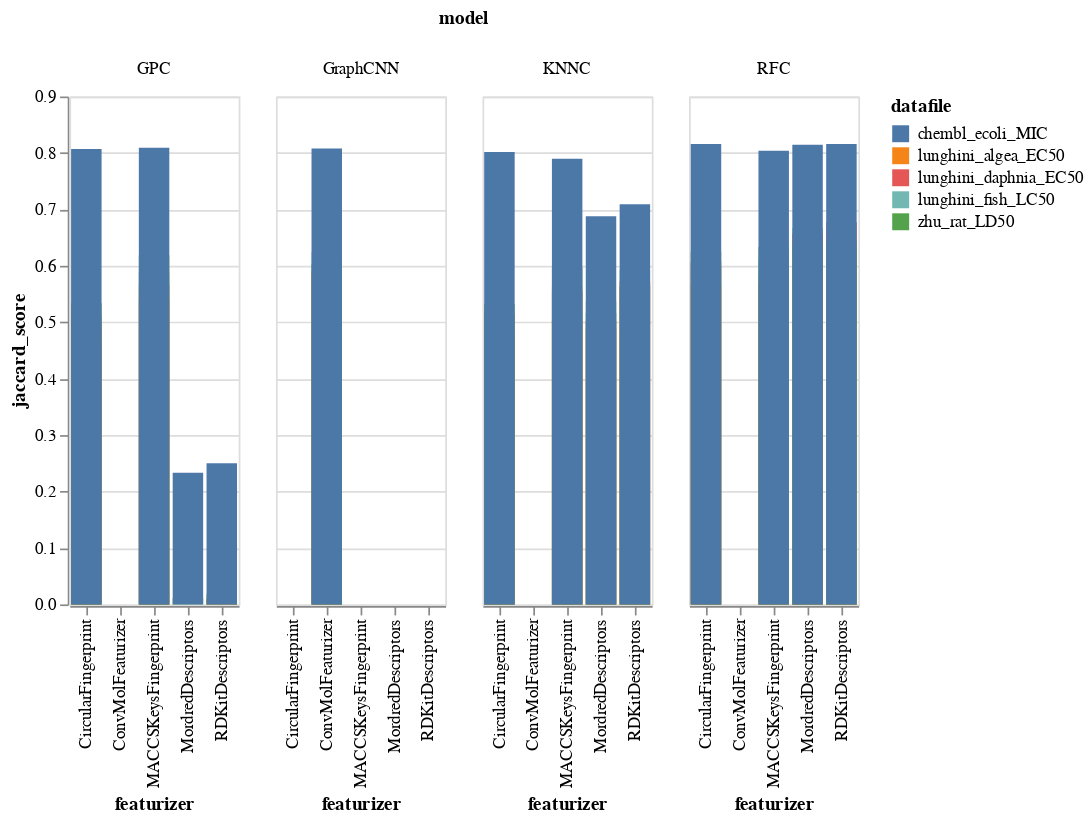

Notebook code cell kept with this figure:
### Code cell
# Jaccard Score
source = all_graph_results

selection = alt.selection_multi(fields=['datafile'], bind='legend')

alt.Chart(source).mark_bar().encode(
    alt.X('featurizer:N'),
    alt.Y('jaccard_score:Q', stack=None), 
    alt.Color('datafile:N'),
    alt.Column('model:N'),
    opacity=alt.condition(selection, alt.value(1), alt.value(0.1))
).add_selection(
    selection
)

### Figure 1 — Vega-Lite specification as saved in the notebook (floating-point values rounded to 4 significant figures)
{"config": {"view": {"continuousWidth": 400, "continuousHeight": 300}}, "data": {"name": "data-8d5da69a10067864321f95fdf2121cf9"}, "mark": "bar", "encoding": {"color": {"type": "nominal", "field": "datafile"}, "column": {"type": "nominal", "field": "model"}, "opacity": {"condition": {"value": 1, "selection": "selector014"}, "value": 0.1}, "x": {"type": "nominal", "field": "featurizer"}, "y": {"type": "quantitative", "field": "jaccard_score", "stack": null}}, "selection": {"selector014": {"type": "multi", "fields": ["datafile"], "bind": "legend"}}, "$schema": "https://vega.github.io/schema/vega-lite/v4.8.1.json", "datasets": {"data-8d5da69a10067864321f95fdf2121cf9": [{"Unnamed: 0": 0, "datafile": "lunghini_fish_LC50", "model": "RFC", "featurizer": "MordredDescriptors", "recall_score": 0.81, "jaccard_score": 0.6663}, {"Unnamed: 0": 1, "datafile": "lunghini_fish_LC50", "model": "RFC", "featurizer": "CircularFingerprint", "recall_score": 0.744, "jaccard_score": 0.6004}, {"Unnamed: 0": 2, "datafile": "lunghini_fish_LC50", "model": "RFC", "featurizer": "RDKitDescriptors", "recall_score": 0.8064, "jaccard_score": 0.6765}, {"Unnamed: 0": 3, "datafile": "lunghini_fish_LC50", "model": "RFC", "featurizer": "MACCSKeysFingerprint", "recall_score": 0.7598, "jaccard_score": 0.6107}, {"Unnamed: 0": 4, "datafile": "lunghini_fish_LC50", "model": "GPC", "featurizer": "MordredDescriptors", "recall_score": 0.0, "jaccard_score": 0.0}, {"Unnamed: 0": 5, "datafile": "lunghini_fish_LC50", "model": "GPC", "featurizer": "CircularFingerprint", "recall_score": 0.5762, "jaccard_score": 0.469}, {"Unnamed: 0": 6, "datafile": "lunghini_fish_LC50", "model": "GPC", "featurizer": "RDKitDescriptors", "recall_score": 0.00807, "jaccard_score": 0.008061}, {"Unnamed: 0": 7, "datafile": "lunghini_fish_LC50", "model": "GPC", "featurizer": "MACCSKeysFingerprint", "recall_score": 0.7279, "jaccard_score": 0.5876}, {"Unnamed: 0": 8, "datafile": "lunghini_fish_LC50", "model": "KNNC", "featurizer": "MordredDescriptors", "recall_score": 0.7049, "jaccard_score": 0.5377}, {"Unnamed: 0": 9, "datafile": "lunghini_fish_LC50", "model": "KNNC", "featurizer": "CircularFingerprint", "recall_score": 0.5958, "jaccard_score": 0.4792}, {"Unnamed: 0": 10, "datafile": "lunghini_fish_LC50", "model": "KNNC", "featurizer": "RDKitDescriptors", "recall_score": 0.759, "jaccard_score": 0.5929}, {"Unnamed: 0": 11, "datafile": "lunghini_fish_LC50", "model": "KNNC", "featurizer": "MACCSKeysFingerprint", "recall_score": 0.7044, "jaccard_score": 0.5632}, {"Unnamed: 0": 12, "datafile": "lunghini_daphnia_EC50", "model": "RFC", "featurizer": "MordredDescriptors", "recall_score": 0.7973, "jaccard_score": 0.6568}, {"Unnamed: 0": 13, "datafile": "lunghini_daphnia_EC50", "model": "RFC", "featurizer": "CircularFingerprint", "recall_score": 0.7547, "jaccard_score": 0.6075}, {"Unnamed: 0": 14, "datafile": "lunghini_daphnia_EC50", "model": "RFC", "featurizer": "RDKitDescriptors", "recall_score": 0.8035, "jaccard_score": 0.6772}, {"Unnamed: 0": 15, "datafile": "lunghini_daphnia_EC50", "model": "RFC", "featurizer": "MACCSKeysFingerprint", "recall_score": 0.7145, "jaccard_score": 0.5689}, {"Unnamed: 0": 16, "datafile": "lunghini_daphnia_EC50", "model": "GPC", "featurizer": "MordredDescriptors", "recall_score": 0.0, "jaccard_score": 0.0}, {"Unnamed: 0": 17, "datafile": "lunghini_daphnia_EC50", "model": "GPC", "featurizer": "CircularFingerprint", "recall_score": 0.6488, "jaccard_score": 0.5116}, {"Unnamed: 0": 18, "datafile": "lunghini_daphnia_EC50", "model": "GPC", "featurizer": "RDKitDescriptors", "recall_score": 0.01027, "jaccard_score": 0.01025}, {"Unnamed: 0": 19, "datafile": "lunghini_daphnia_EC50", "model": "GPC", "featurizer": "MACCSKeysFingerprint", "recall_score": 0.7181, "jaccard_score": 0.5666}, {"Unnamed: 0": 20, "datafile": "lunghini_daphnia_EC50", "model": "KNNC", "featurizer": "MordredDescriptors", "recall_score": 0.6618, "jaccard_score": 0.5025}, {"Unnamed: 0": 21, "datafile": "lunghini_daphnia_EC50", "model": "KNNC", "featurizer": "CircularFingerprint", "recall_score": 0.678, "jaccard_score": 0.5144}, {"Unnamed: 0": 22, "datafile": "lunghini_daphnia_EC50", "model": "KNNC", "featurizer": "RDKitDescriptors", "recall_score": 0.722, "jaccard_score": 0.5733}, {"Unnamed: 0": 23, "datafile": "lunghini_daphnia_EC50", "model": "KNNC", "featurizer": "MACCSKeysFingerprint", "recall_score": 0.7078, "jaccard_score": 0.5529}, {"Unnamed: 0": 24, "datafile": "lunghini_algea_EC50", "model": "RFC", "featurizer": "MordredDescriptors", "recall_score": 0.7769, "jaccard_score": 0.6292}, {"Unnamed: 0": 25, "datafile": "lunghini_algea_EC50", "model": "RFC", "featurizer": "CircularFingerprint", "recall_score": 0.7358, "jaccard_score": 0.5666}, {"Unnamed: 0": 26, "datafile": "lunghini_algea_EC50", "model": "RFC", "featurizer": "RDKitDescriptors", "recall_score": 0.783, "jaccard_score": 0.641}, {"Unnamed: 0": 27, "datafile": "lunghini_algea_EC50", "model": "RFC", "featurizer": "MACCSKeysFingerprint", "recall_score": 0.7261, "jaccard_score": 0.579}, {"Unnamed: 0": 28, "datafile": "lunghini_algea_EC50", "model": "GPC", "featurizer": "MordredDescriptors", "recall_score": 0.0, "jaccard_score": 0.0}, {"Unnamed: 0": 29, "datafile": "lunghini_algea_EC50", "model": "GPC", "featurizer": "CircularFingerprint", "recall_score": 0.6262, "jaccard_score": 0.4848}, {"Unnamed: 0": 30, "datafile": "lunghini_algea_EC50", "model": "GPC", "featurizer": "RDKitDescriptors", "recall_score": 0.009708, "jaccard_score": 0.009682}, {"Unnamed: 0": 31, "datafile": "lunghini_algea_EC50", "model": "GPC", "featurizer": "MACCSKeysFingerprint", "recall_score": 0.6977, "jaccard_score": 0.5404}, {"Unnamed: 0": 32, "datafile": "lunghini_algea_EC50", "model": "KNNC", "featurizer": "MordredDescriptors", "recall_score": 0.6617, "jaccard_score": 0.4891}, {"Unnamed: 0": 33, "datafile": "lunghini_algea_EC50", "model": "KNNC", "featurizer": "CircularFingerprint", "recall_score": 0.6136, "jaccard_score": 0.4747}, {"Unnamed: 0": 34, "datafile": "lunghini_algea_EC50", "model": "KNNC", "featurizer": "RDKitDescriptors", "recall_score": 0.7228, "jaccard_score": 0.5659}, {"Unnamed: 0": 35, "datafile": "lunghini_algea_EC50", "model": "KNNC", "featurizer": "MACCSKeysFingerprint", "recall_score": 0.6605, "jaccard_score": 0.506}, {"Unnamed: 0": 36, "datafile": "zhu_rat_LD50", "model": "RFC", "featurizer": "MordredDescriptors", "recall_score": 0.7857, "jaccard_score": 0.6354}, {"Unnamed: 0": 37, "datafile": "zhu_rat_LD50", "model": "RFC", "featurizer": "CircularFingerprint", "recall_score": 0.7509, "jaccard_score": 0.6253}, {"Unnamed: 0": 38, "datafile": "zhu_rat_LD50", "model": "RFC", "featurizer": "RDKitDescriptors", "recall_score": 0.7918, "jaccard_score": 0.6441}, {"Unnamed: 0": 39, "datafile": "zhu_rat_LD50", "model": "RFC", "featurizer": "MACCSKeysFingerprint", "recall_score": 0.7747, "jaccard_score": 0.6333}, {"Unnamed: 0": 40, "datafile": "zhu_rat_LD50", "model": "GPC", "featurizer": "MordredDescriptors", "recall_score": 0.01103, "jaccard_score": 0.01102}, {"Unnamed: 0": 41, "datafile": "zhu_rat_LD50", "model": "GPC", "featurizer": "CircularFingerprint", "recall_score": 0.6091, "jaccard_score": 0.5338}, {"Unnamed: 0": 42, "datafile": "zhu_rat_LD50", "model": "GPC", "featurizer": "RDKitDescriptors", "recall_score": 0.0181, "jaccard_score": 0.01808}, {"Unnamed: 0": 43, "datafile": "zhu_rat_LD50", "model": "GPC", "featurizer": "MACCSKeysFingerprint", "recall_score": 0.7438, "jaccard_score": 0.6187}, {"Unnamed: 0": 44, "datafile": "zhu_rat_LD50", "model": "KNNC", "featurizer": "MordredDescriptors", "recall_score": 0.674, "jaccard_score": 0.5165}, {"Unnamed: 0": 45, "datafile": "zhu_rat_LD50", "model": "KNNC", "featurizer": "CircularFingerprint", "recall_score": 0.6135, "jaccard_score": 0.5317}, {"Unnamed: 0": 46, "datafile": "zhu_rat_LD50", "model": "KNNC", "featurizer": "RDKitDescriptors", "recall_score": 0.7292, "jaccard_score": 0.5634}, {"Unnamed: 0": 47, "datafile": "zhu_rat_LD50", "model": "KNNC", "featurizer": "MACCSKeysFingerprint", "recall_score": 0.7383, "jaccard_score": 0.5972}, {"Unnamed: 0": 48, "datafile": "chembl_ecoli_MIC", "model": "RFC", "featurizer": "MordredDescriptors", "recall_score": 0.9034, "jaccard_score": 0.8145}, {"Unnamed: 0": 49, "datafile": "chembl_ecoli_MIC", "model": "RFC", "featurizer": "CircularFingerprint", "recall_score": 0.9067, "jaccard_score": 0.8157}, {"Unnamed: 0": 50, "datafile": "chembl_ecoli_MIC", "model": "RFC", "featurizer": "RDKitDescriptors", "recall_score": 0.9058, "jaccard_score": 0.8159}, {"Unnamed: 0": 51, "datafile": "chembl_ecoli_MIC", "model": "RFC", "featurizer": "MACCSKeysFingerprint", "recall_score": 0.9009, "jaccard_score": 0.804}, {"Unnamed: 0": 52, "datafile": "chembl_ecoli_MIC", "model": "GPC", "featurizer": "MordredDescriptors", "recall_score": 0.2372, "jaccard_score": 0.2334}, {"Unnamed: 0": 53, "datafile": "chembl_ecoli_MIC", "model": "GPC", "featurizer": "CircularFingerprint", "recall_score": 0.8947, "jaccard_score": 0.8069}, {"Unnamed: 0": 54, "datafile": "chembl_ecoli_MIC", "model": "GPC", "featurizer": "RDKitDescriptors", "recall_score": 0.2546, "jaccard_score": 0.2502}, {"Unnamed: 0": 55, "datafile": "chembl_ecoli_MIC", "model": "GPC", "featurizer": "MACCSKeysFingerprint", "recall_score": 0.9043, "jaccard_score": 0.8094}, {"Unnamed: 0": 56, "datafile": "chembl_ecoli_MIC", "model": "KNNC", "featurizer": "MordredDescriptors", "recall_score": 0.8365, "jaccard_score": 0.6877}, {"Unnamed: 0": 57, "datafile": "chembl_ecoli_MIC", "model": "KNNC", "featurizer": "CircularFingerprint", "recall_score": 0.8959, "jaccard_score": 0.8017}, {"Unnamed: 0": 58, "datafile": "chembl_ecoli_MIC", "model": "KNNC", "featurizer": "RDKitDescriptors", "recall_score": 0.8462, "jaccard_score": 0.7091}, {"Unnamed: 0": 59, "datafile": "chembl_ecoli_MIC", "model": "KNNC", "featurizer": "MACCSKeysFingerprint", "recall_score": 0.8877, "jaccard_score": 0.7899}, {"Unnamed: 0": 0, "datafile": "lunghini_fish_LC50", "model": "GraphCNN", "featurizer": "ConvMolFeaturizer", "recall_score": 0.7523, "jaccard_score": 0.6243}, {"Unnamed: 0": 1, "datafile": "lunghini_daphnia_EC50", "model": "GraphCNN", "featurizer": "ConvMolFeaturizer", "recall_score": 0.7291, "jaccard_score": 0.5905}, {"Unnamed: 0": 2, "datafile": "lunghini_algea_EC50", "model": "GraphCNN", "featurizer": "ConvMolFeaturizer", "recall_score": 0.7439, "jaccard_score": 0.5806}, {"Unnamed: 0": 3, "datafile": "zhu_rat_LD50", "model": "GraphCNN", "featurizer": "ConvMolFeaturizer", "recall_score": 0.747, "jaccard_score": 0.6029}, {"Unnamed: 0": 4, "datafile": "chembl_ecoli_MIC", "model": "GraphCNN", "featurizer": "ConvMolFeaturizer", "recall_score": 0.9117, "jaccard_score": 0.8078}]}}
